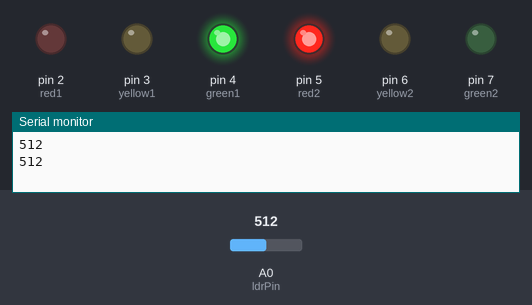
This sketch was run on a simulated Arduino Uno, built with avr-gcc and run on an emulated ATmega328P. On the bench: output pins drawn as LEDs (lit = HIGH), the last lines printed to the serial monitor. Inputs (shaded band) come from the test bench; at power-on: A0 (ldrPin) = 512.

Above: at 14.8 s.
14.9 s: A0 (ldrPin) set to 483
At 20.3 s:
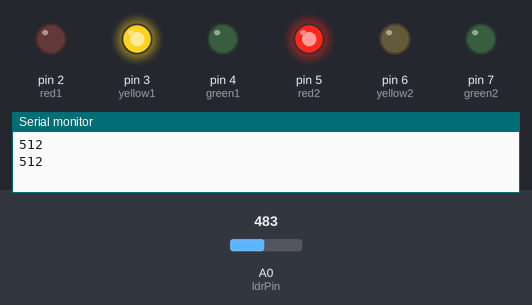
At 26.8 s:
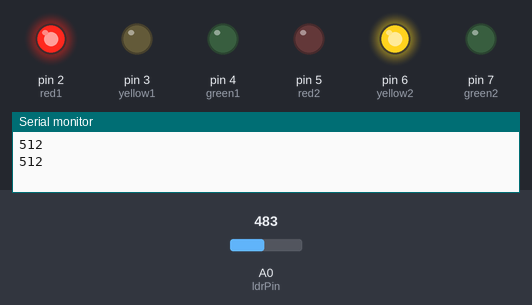
28.9 s: A0 (ldrPin) set to 510
At 36.8 s:
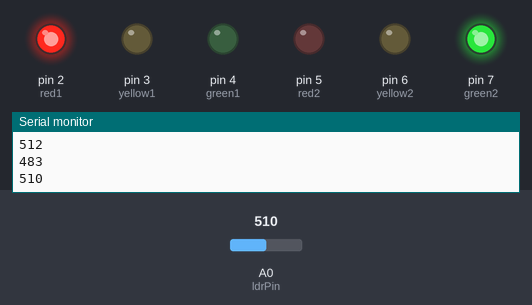
Timing chart, 0 to 48.5 s (numbered marks = the images above; inputs shaded):
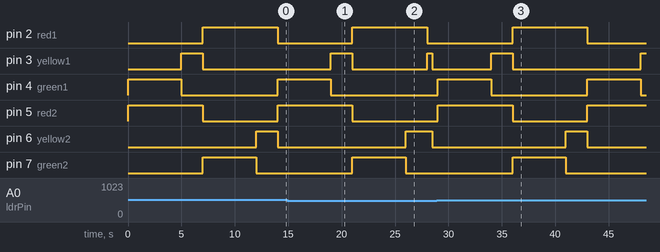

The sketch:

semaforo_arduino.ino
```cpp
// Definir pinos dos LEDs
const int red1 = 2;
const int yellow1 = 3;
const int green1 = 4;
const int red2 = 5;
const int yellow2 = 6;
const int green2 = 7;

// Pino do sensor de luz
const int ldrPin = A0;

// Limite para alternar entre dia e noite (ajustável)
const int lightThreshold = 500;

void setup() {
  // Configurar pinos dos LEDs como saída
  pinMode(red1, OUTPUT);
  pinMode(yellow1, OUTPUT);
  pinMode(green1, OUTPUT);
  pinMode(red2, OUTPUT);
  pinMode(yellow2, OUTPUT);
  pinMode(green2, OUTPUT);

  // Inicializar comunicação serial (opcional, para debug)
  Serial.begin(9600);
}

void loop() {
  // Ler valor do LDR
  int lightLevel = analogRead(ldrPin);

  // (Opcional) Imprimir o valor lido no monitor serial para calibração
  Serial.println(lightLevel);

  if (lightLevel < lightThreshold) {
    // Modo noturno: Piscar LED amarelo
    // Apagar todos os LEDs
    digitalWrite(red1, LOW);
    digitalWrite(red2, LOW);
    digitalWrite(green1, LOW);
    digitalWrite(green2, LOW);
    digitalWrite(yellow1, HIGH);
    digitalWrite(yellow2, HIGH);


    delay(500); // 500ms ligado
    digitalWrite(yellow1, LOW);
    digitalWrite(yellow2, LOW);
    delay(500); // 500ms desligado
  } else {
    // Modo diurno: Semáforo normal
    // Semáforo da via 1: Verde
    digitalWrite(green1, HIGH);
    digitalWrite(red2, HIGH); // Via 2: Vermelho
    delay(5000); // 5 segundos

    // Semáforo da via 1: Amarelo
    digitalWrite(green1, LOW);
    digitalWrite(yellow1, HIGH);
    delay(2000); // 2 segundos

    // Semáforo da via 1: Vermelho
    digitalWrite(yellow1, LOW);
    digitalWrite(red1, HIGH);
    digitalWrite(red2, LOW); // Via 2: Verde
    digitalWrite(green2, HIGH);
    delay(5000); // 5 segundos

    // Semáforo da via 2: Amarelo
    digitalWrite(green2, LOW);
    digitalWrite(yellow2, HIGH);
    delay(2000); // 2 segundos

    // Semáforo da via 2: Vermelho
    digitalWrite(yellow2, LOW);
    digitalWrite(red2, HIGH);
    digitalWrite(red1, LOW); // Volta para a via 1: Verde
  }
}
```

Measured:
- the behaviour switches between 500 and 499 on A0 (ldrPin) (found by bisection; images 0 and 1)
- after the input at 14.9 s, pin 4 (green1): goes on until 19.0 s, then stays LOW; pin 5 (red2): goes on until 21.0 s, then stays LOW
- after the input at 28.9 s, pin 2 (red1): LOW → HIGH after 7.1 s, → LOW 7.0 s later; pin 4 (green1): alternates HIGH for 5.0 s and LOW for 9.0 s, starting after 0.10 s; pin 5 (red2): LOW → HIGH after 0.10 s, → LOW 7.0 s later, → HIGH 7.0 s later; pin 7 (green2): LOW → HIGH after 7.1 s, → LOW 5.0 s later
